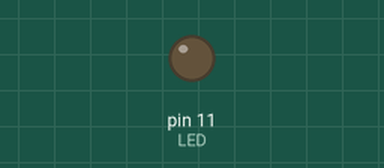
This program was run on a simulated Raspberry Pi (header pin numbers). Parts: output pins drawn as LEDs (lit = HIGH).

Above: at 0.05 s.
At 1.65 s:
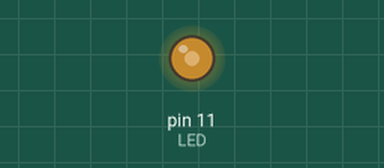
At 2.0 s:
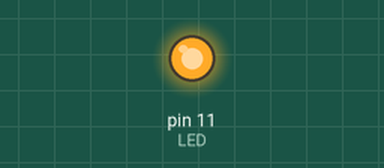
At 2.4 s:
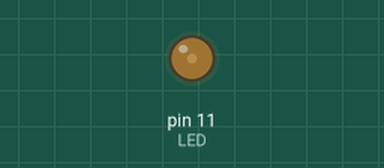
Timing chart, 0 to 8.7 s (numbered marks = the images above):
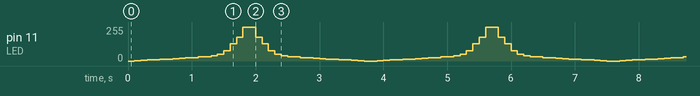

The program:

04_LED_PWM.py
```python
import RPi.GPIO as GPIO
import time

GPIO.setmode(GPIO.BOARD)
LED = 11
dc = [0,1,2,3,4,5,6,7,8,9,10,12,13,15,20,30,50,70,100]

GPIO.setup(LED, GPIO.OUT)

p = GPIO.PWM(LED,100) # freq = 100Hz
p.start(0) # dutycycle = 0

try:
    while True:
        for val in dc:
            p.ChangeDutyCycle(val)
            time.sleep(0.1)
        dc.reverse()

except KeyboardInterrupt:
    p.stop()
finally:
    print("Cleanup")
    GPIO.cleanup()
```
